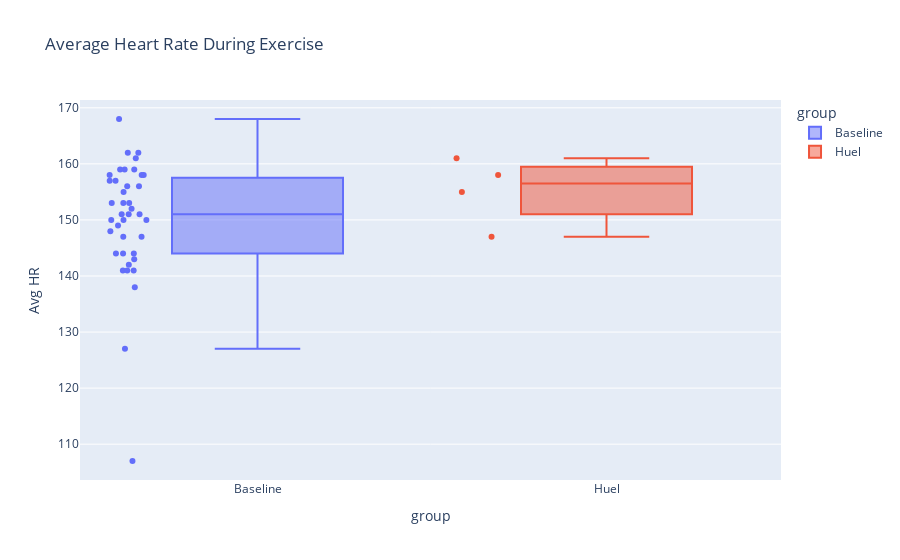

Notebook source saved alongside this figure:
### Code cell
# activity.hvplot(kind='box', x='group', by='group', y='Avg HR', cmap='viridis', title='Average Heart Rate During Exercise').opts(legend_position='top_left')
px.box(activity, x='group', y='Avg HR', color='group', points='all', title='Average Heart Rate During Exercise')

### Figure 1 — Plotly figure (JSON) as saved in the notebook; plotly's stock layout.template omitted (floating-point values rounded to 4 significant figures)
{"data": [{"alignmentgroup": "True", "boxpoints": "all", "hovertemplate": "group=%{x}<br>Avg HR=%{y}<extra></extra>", "legendgroup": "Baseline", "marker": {"color": "#636efa"}, "name": "Baseline", "notched": false, "offsetgroup": "Baseline", "orientation": "v", "showlegend": true, "type": "box", "x": ["Baseline", "Baseline", "Baseline", "Baseline", "Baseline", "Baseline", "Baseline", "Baseline", "Baseline", "Baseline", "Baseline", "Baseline", "Baseline", "Baseline", "Baseline", "Baseline", "Baseline", "Baseline", "Baseline", "Baseline", "Baseline", "Baseline", "Baseline", "Baseline", "Baseline", "Baseline", "Baseline", "Baseline", "Baseline", "Baseline", "Baseline", "Baseline", "Baseline", "Baseline", "Baseline", "Baseline", "Baseline", "Baseline", "Baseline", "Baseline"], "x0": " ", "xaxis": "x", "y": [156, 144, 138, 161, 107, 141, 144, 151, 153, 150, 149, 162, 153, 144, 142, 150, 158, 155, 143, 156, 168, 153, 147, 152, 141, 158, 162, 159, 159, 159, 148, 157, 158, 151, 127, 157, 141, 147, 151, 150], "y0": " ", "yaxis": "y"}, {"alignmentgroup": "True", "boxpoints": "all", "hovertemplate": "group=%{x}<br>Avg HR=%{y}<extra></extra>", "legendgroup": "Huel", "marker": {"color": "#EF553B"}, "name": "Huel", "notched": false, "offsetgroup": "Huel", "orientation": "v", "showlegend": true, "type": "box", "x": ["Huel", "Huel", "Huel", "Huel"], "x0": " ", "xaxis": "x", "y": [161, 147, 158, 155], "y0": " ", "yaxis": "y"}], "layout": {"boxmode": "overlay", "legend": {"title": {"text": "group"}, "tracegroupgap": 0}, "title": {"text": "Average Heart Rate During Exercise"}, "xaxis": {"anchor": "y", "categoryarray": ["Baseline", "Huel"], "categoryorder": "array", "domain": [0, 1], "title": {"text": "group"}}, "yaxis": {"anchor": "x", "domain": [0, 1], "title": {"text": "Avg HR"}}}}
